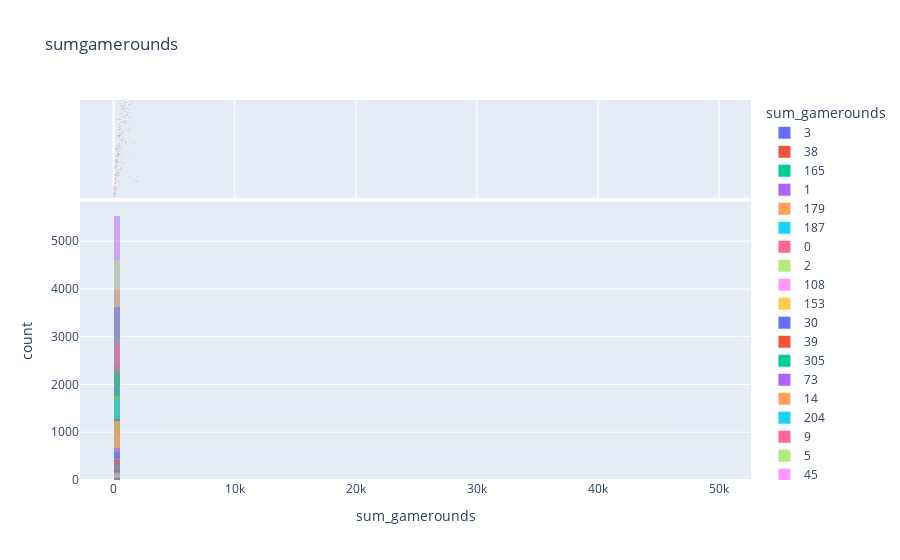

The notebook cell this image was saved under:
### Code cell
fig = px.histogram(df,
                   x='sum_gamerounds',
                   color = 'sum_gamerounds',
                   title='sumgamerounds',
                   marginal = 'box',
                   nbins = 100,
                   barmode='overlay')

fig.show()
